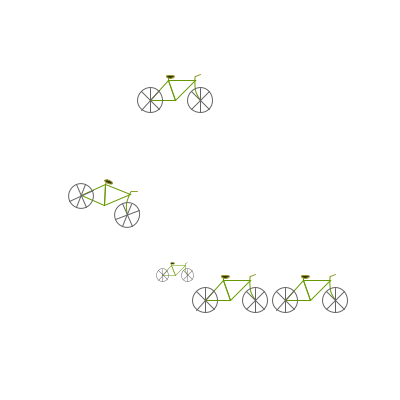
Frame 1 (no input)
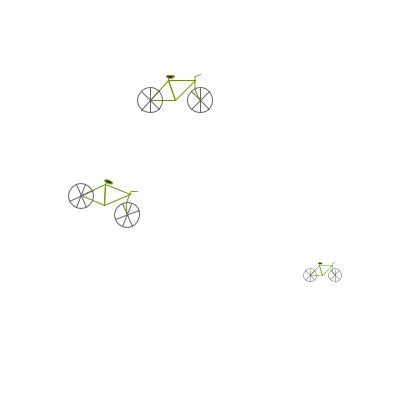
Frame 60 (the mouse pressed at the canvas centre just before this capture)
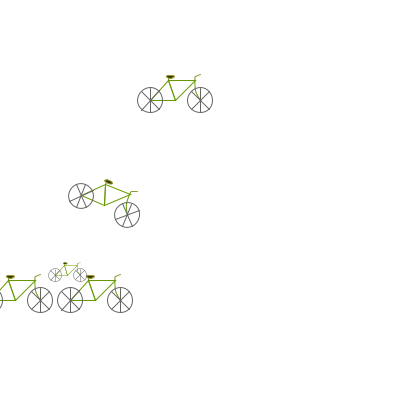
Frame 120 (the mouse held since frame 60 and released just before this capture)

The Processing sketch that drew these frames (run headless with seeded random() and noise(); from frame 60 on, the mouse is pressed at the canvas centre):

// Processing sketch: processing_43392
// ── processing_43392.pde

int points[];
float clickx[];
float clicky[];
float xposition=0;

void setup(){
  size(400, 400);
  stroke(0);
  points = new int [56];
  points[0] = 0;
  points[1] = 0;
  points[2] = 50;
  points[3] = 0;
  points[4] = 0;
  points[5] = 0;
  points[6] = 25;
  points[7] = 0;
  points[8] = 18;
  points[9] = -20;
  points[10] = 45;
  points[11] = -20;
  points[12] = 18;
  points[13] = -20;
  points[14] = 18;
  points[15] = -25;
  points[16] = 0;
  points[17] = -12;
  points[18] = 0;
  points[19] = 12;
  points[20] = -9;
  points[21] = -9;
  points[22] = 9;
  points[23] = 9;
  points[24] = 50;
  points[25] = -12;
  points[26] = 50;
  points[27] = 12;
  points[28] = 59;
  points[29] = -9;
  points[30] = 41;
  points[31] = 9;
  points[32] = 16;
  points[33] = -25;
  points[34] = 50;
  points[35] = -2;
  points[36] = 45;
  points[37] = -24;
  points[38] = 45;
  points[39] = -10;
  points[40] = 50;
  points[41] = 0;
  points[42] = 50;
  points[43] = 0;
  points[44] = 9;
  points[45] = -10;
  points[46] = -9;
  points[47] = 10;
  points[48] = 59;
  points[49] = 9;
  points[50] = 41;
  points[51] = -9;
  points[52] = 45;
  points[53] = -24;
  points[54] = 50;
  points[55] = -26;
}

void draw() {
  background (255);

  xposition=xposition+5;
  if(xposition>width){
    xposition=-xposition;
  }
  placeRubberStamp (150, 100);

  pushMatrix();
  translate (xposition, 100);
  placeRubberStamp (200, 200);
  popMatrix();

  pushMatrix();
  translate (xposition+80, 100);
  placeRubberStamp (200, 200);
  popMatrix();

  pushMatrix();
  scale(0.5);
  translate (xposition+120, 350);
  placeRubberStamp (200, 200);
  popMatrix();

  pushMatrix();
  rotate (PI/8);
  placeRubberStamp (150, 150);
  popMatrix();
}

void placeRubberStamp (int px, int py){
  smooth();
  beginShape(TRIANGLE_STRIP);
  stroke(102,153,0);
  noFill();
  vertex(points [4] + px, points [5] + py);//frame
  vertex(points [6] + px, points [7] + py);//frame
  vertex(points [8] + px, points [9] + py);//frame
  vertex(points [10] + px, points [11] + py);//frame
  endShape();
  line(points [12] + px, points [13] + py, points [14] + px, points [15] + py);//seat post
  noFill();
  beginShape();
  curveVertex(points [34] + px, points [35] + py);//fork
  curveVertex(points [36] + px, points [37] + py);//fork
  curveVertex(points [38] + px, points [39] + py);//fork
  curveVertex(points [40] + px, points [41] + py);//fork
  curveVertex(points [42] + px, points [43] + py);//fork
  endShape();
  stroke(100);
  noFill();
  ellipseMode(CENTER);
  ellipse(points [0] + px, points [1] + py, 25, 25);//wheel
  ellipse(points [2] + px, points [3] + py, 25, 25);//wheel

  line(points [16] + px, points [17] + py, points [18] + px, points [19] + py);//spoke
  line(points [20] + px, points [21] + py, points [22] + px, points [23] + py);//spoke
  line(points [24] + px, points [25] + py, points [26] + px, points [27] + py);//spoke
  line(points [28] + px, points [29] + py, points [30] + px, points [31] + py);//spoke
  line(points [44] + px, points [45] + py, points [46] + px, points [47] + py);//spoke
  line(points [48] + px, points [49] + py, points [50] + px, points [51] + py);//spoke

  stroke(153,153,51);
  fill(51,51,0);
  ellipseMode(CORNER);
  ellipse(points [32] + px, points [33] + py, 8, 3); //seat
  line(points [52] + px, points [53] + py, points [54] + px, points [55] + py);//spoke

}
